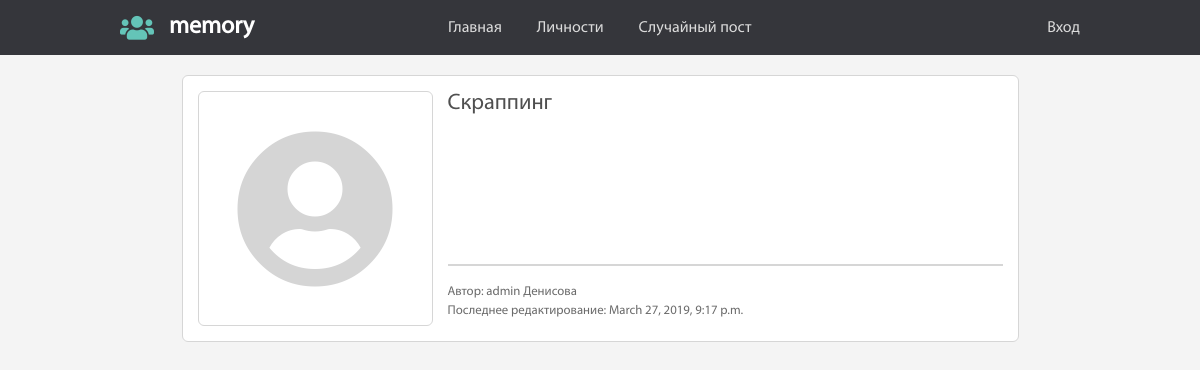
Page /post_detail/1/ on the committed database.
### mysite/models.py (models this page shows, shortened)
class Post(models.Model):
    email = models.EmailField(verbose_name="email", db_index=True, blank=True)
    name = models.ForeignKey(User, on_delete=models.CASCADE, verbose_name="Имя", db_index=True, blank=True)
    second_name = models.CharField(verbose_name="Фамилия", max_length=150, db_index=True, blank=True)
    title = models.CharField(verbose_name="Заголовок", max_length=500)
    preview = models.CharField(verbose_name= "Тизер", max_length=500, blank=True, db_index=True)
    text_post = MarkdownxField(verbose_name= "Текст поста", blank=True, db_index=True)
    CHOICE_TO_STAR = (
        (True, 'Пост известной личности'),
        (False, 'Пост обычного пользователя'),
    )
    star = models.BooleanField(verbose_name="Настройка поста", choices=CHOICE_TO_STAR, default=False)
    date_pub = models.DateTimeField(verbose_name="Дата публикации", auto_now_add=True)
    date_modified = models.DateTimeField(verbose_name="Последнее изменение", auto_now=True)
    pictures = models.CharField(verbose_name="Ссылка на картинку", max_length=500, blank=True)
    class Meta:
        ordering = ["-date_modified"]
    def text_post_markdown(self):
        return markdownify(self.text_post)
    def get_preview(self):
        if not self.preview:
            return markdownify(self.text_post[:501]+"...")
        else:
            return self.preview
    def __str__(self):
        return self.title

### mysite/views.py (the view)
# urls.py: url(r'^post_detail/(?P<post_id>\d+)/$', v.post_detail, name='post_detail'),
def post_detail(request, post_id):
    post = get_object_or_404(Post, id=post_id)
    return render(request, 'mysite/post_detail.html', context={'post': post})

### mysite/templates/mysite/post_detail.html (shortened to what this page needs)
{% extends 'mysite/base_page.html' %}
{% load staticfiles %}
{% block css %}
  <link rel="stylesheet" href="{% static 'css/post.css' %}">
{% endblock %}
{% block content %}
<aside class="post">
  <section class="post__img">
    <i class="fas fa-user-circle"></i>
  </section>
  <section class="post__info">
    <h3>{{ post }}</h3>
    <p class="post__prev">{{ post.get_preview }}</p>
    <hr>
    <div class="post__nav">
      <div class="post__addition">
        <span>Автор: {{post.name}} {{ post.second_name }}</span></br>
        <span>Последнее редактирование: {{ post.date_modified }}</span>
      </div>
    </div>
  </section>
</aside>
{% endblock %}

### static/css/base.css (style rules this page uses)
:root { --izumrud: #64c4b8; }
body { background: #f4f4f4; font-family: "MyriadProRegular"; }

### mysite/static/css/post.css (style rules this page uses)
.post { background: #FFF; border-radius: 6px; border: 1px #d6d6d6 solid; padding: 15px; width: 90%; display: flex; flex-flow: row wrap; margin: 0 auto; margin-bottom: 15px; }
.post__img { display: block; min-width: 235px; height: 235px; margin-right: 15px; border: 1px #d6d6d6 solid; border-radius: 6px; }
.post__img .fas { font-size: 10rem; display: flex; justify-content: center; align-items: center; height: 100%; color: #d5d5d5; }
.post__info { display: block; width: auto; flex: 1; }
.post__info h3 { color: #4f4f4f; margin-bottom: 15px; font-size: 1.4rem; }
.post__prev { font-size: 1.1rem; line-height: normal; height: 49%; overflow: hidden; }
.post__info hr { border: 1px #d6d6d6 solid; }
.post__nav { display: flex; justify-content: space-between; }
.post__addition { font-size: .8rem; color: #6b6b6b; }

### rows in the picture
Post: title "Скраппинг", name "admin", second_name "Денисова", date_modified "March 27, 2019, 9:17 p.m."
